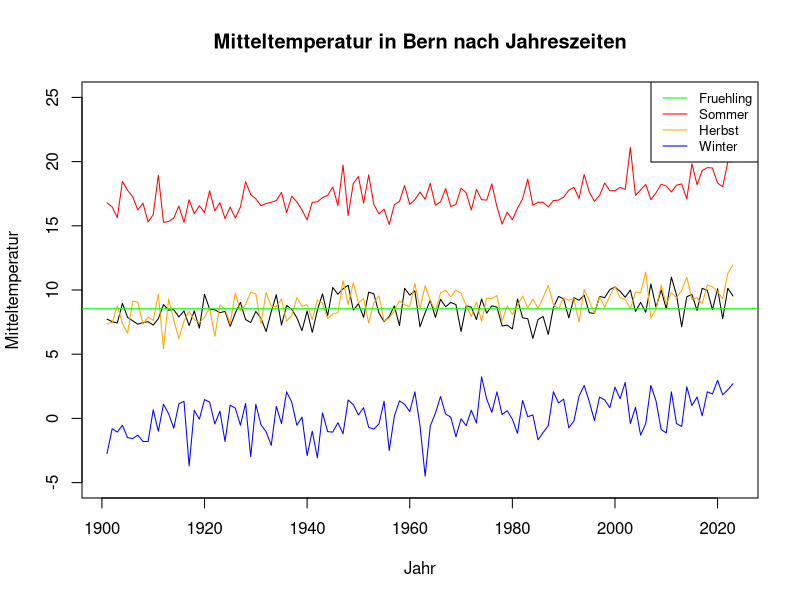
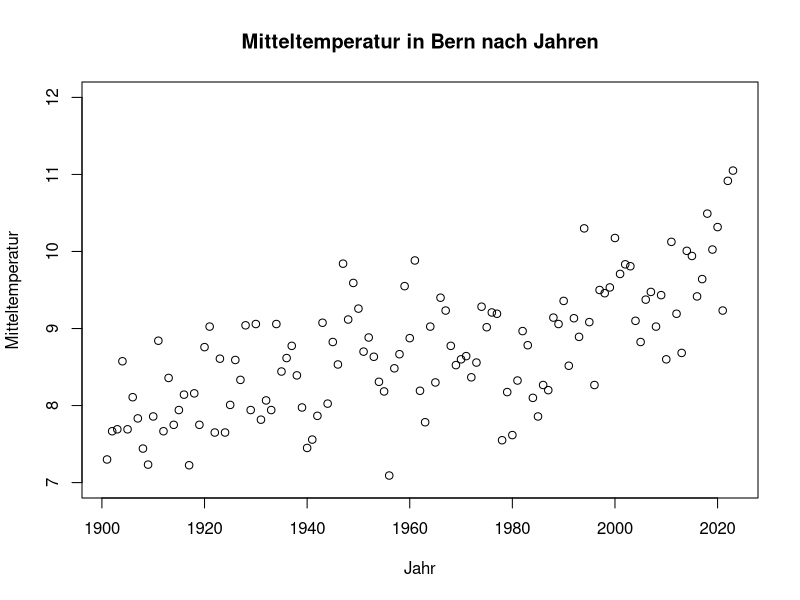
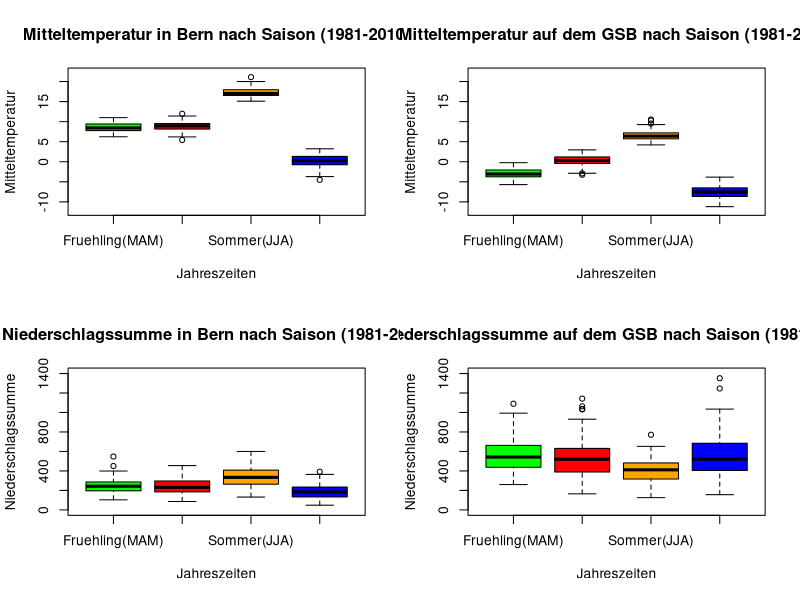

Generate these figures, in order, with R:
## ---- chunk 1
Jahreszeitentabelle <- read.table("Data/meteodaten_saison.csv",
                     header = TRUE,
                     sep = ",")

saison_fruehling <- Jahreszeitentabelle[Jahreszeitentabelle[, 2] == "Fruehling(MAM)", ]
saison_sommer <- Jahreszeitentabelle[Jahreszeitentabelle$Saison == "Sommer(JJA)", ]
saison_herbst <- Jahreszeitentabelle[Jahreszeitentabelle$Saison == "Herbst(SON)", ]
saison_winter <- Jahreszeitentabelle[Jahreszeitentabelle$Saison == "Winter(DJF)", ]

saison_helper <- data.frame(
  saison_name = c("Fruehling", "Sommer", "Herbst", "Winter"),
  saison_farbe = c("green", "red", "orange", "blue")
)

plot(saison_fruehling$Jahr,
     saison_fruehling$Bern_Mitteltemperatur,
     type = "line",

     xlab = "Jahr",
     ylab = "Mitteltemperatur",
     main = "Mitteltemperatur in Bern nach Jahreszeiten",
     ylim = c(-5, 25)
     )

lines(saison_sommer$Jahr,
      saison_sommer$Bern_Mitteltemperatur,
      col = saison_helper$saison_farbe[2]
)

lines(saison_herbst$Jahr,
      saison_herbst$Bern_Mitteltemperatur,
      col = saison_helper$saison_farbe[3]
)

lines(saison_winter$Jahr,
      saison_winter$Bern_Mitteltemperatur,
      col = saison_helper$saison_farbe[4]
)






legend("topright",
       legend = saison_helper$saison_name,
       col = saison_helper$saison_farbe,
       lty = 1,
       cex = 0.8
       )

abline(mean(saison_fruehling$Bern_Mitteltemperatur),
       0,
       col = "green")
## ---- chunk 2
#| label: jahresmittelwerte

Jahreswerte <- aggregate(Jahreszeitentabelle$Bern_Mitteltemperatur,
by = list(Jahreszeitentabelle$Jahr),
FUN = mean)

# Für bessere Lesbarkeit: umbenennen der generierten Spaltennamen
colnames(Jahreswerte) <- c("Jahr", "Mitteltemperatur")

plot(Jahreswerte$Jahr,
Jahreswerte$Mitteltemperatur,
col = "black",
xlab = "Jahr",
ylab = "Mitteltemperatur",
ylim = c(7, 12),
main = "Mitteltemperatur in Bern nach Jahren"
)
## ---- chunk 3
#| label: boxplot

zeitraum <- 1981:2010

# Ausgabefenster in 2x2 aufteilen
par(mfrow = c(2, 2))

boxplot(Jahreszeitentabelle$Bern_Mitteltemperatur ~ Jahreszeitentabelle$Saison,
        data = Jahreszeitentabelle[Jahreszeitentabelle$Jahr %in% zeitraum, ],
        col = saison_helper$saison_farbe,
        xlab = "Jahreszeiten",
        ylab = "Mitteltemperatur",
        main = "Mitteltemperatur in Bern nach Saison (1981-2010)",
        ylim = c(-12, 22)
)

boxplot(Jahreszeitentabelle$GrStBernhard_Mitteltemperatur ~ Jahreszeitentabelle$Saison,
        data = Jahreszeitentabelle[Jahreszeitentabelle$Jahr %in% zeitraum, ],
        col = saison_helper$saison_farbe,
        xlab = "Jahreszeiten",
        ylab = "Mitteltemperatur",
        main = "Mitteltemperatur auf dem GSB nach Saison (1981-2010)",
        ylim = c(-12, 22)
)

boxplot(Jahreszeitentabelle$Bern_Niederschlagssumme ~ Jahreszeitentabelle$Saison,
        data = Jahreszeitentabelle[Jahreszeitentabelle$Jahr %in% zeitraum, ],
        col = saison_helper$saison_farbe,
        xlab = "Jahreszeiten",
        ylab = "Niederschlagssumme",
        main = "Niederschlagssumme in Bern nach Saison (1981-2010)",
        ylim = c(0, 1400)
)

boxplot(Jahreszeitentabelle$GrStBernhard_Niederschlagssumme ~ Jahreszeitentabelle$Saison,
        data = Jahreszeitentabelle[Jahreszeitentabelle$Jahr %in% zeitraum, ],
        col = saison_helper$saison_farbe,
        xlab = "Jahreszeiten",
        ylab = "Niederschlagssumme",
        main = "Niederschlagssumme auf dem GSB nach Saison (1981-2010)",
        ylim = c(0, 1400)
)

# Ausgabefenster zurücksetzen
par(mfrow = c(1, 1))
